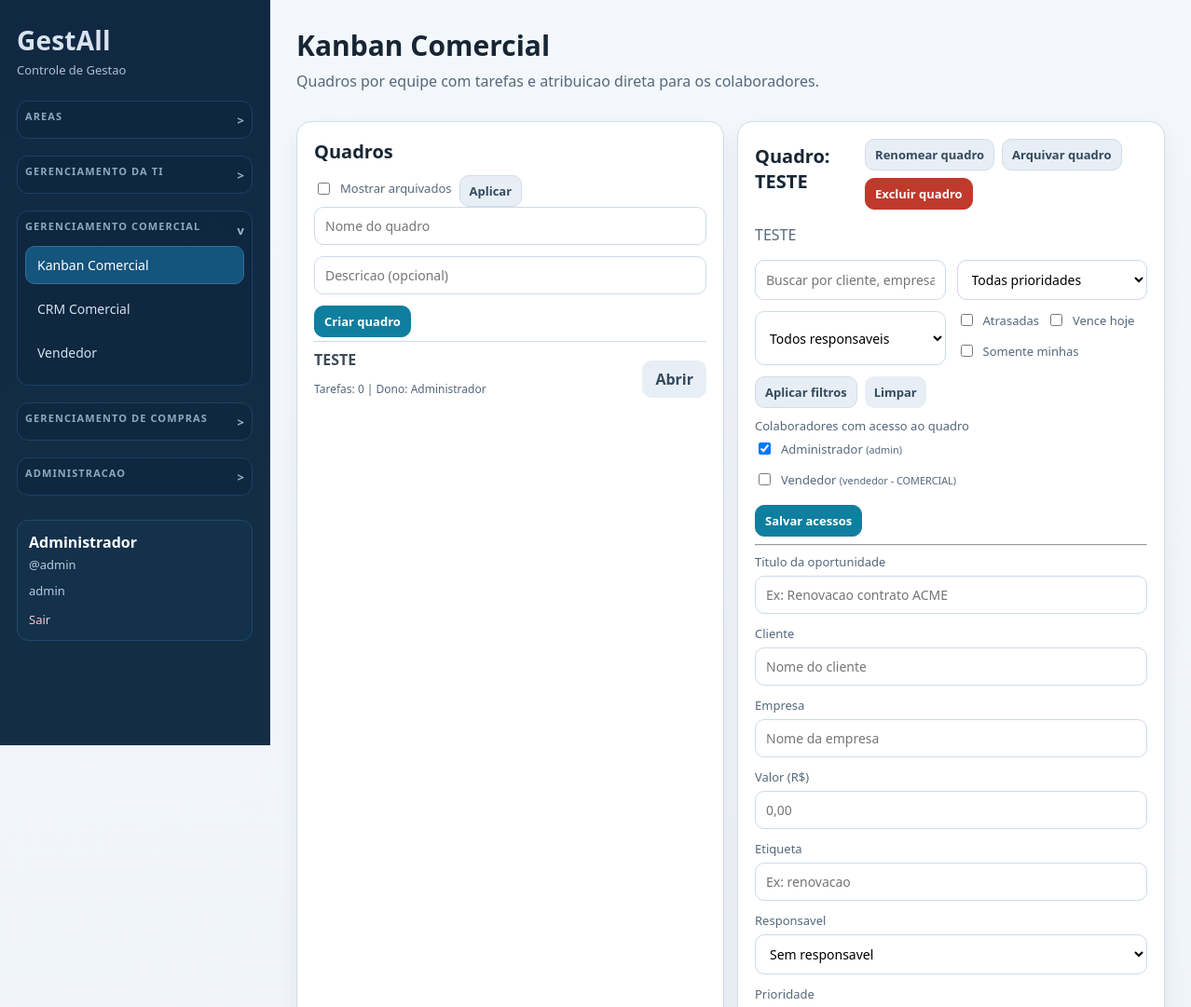
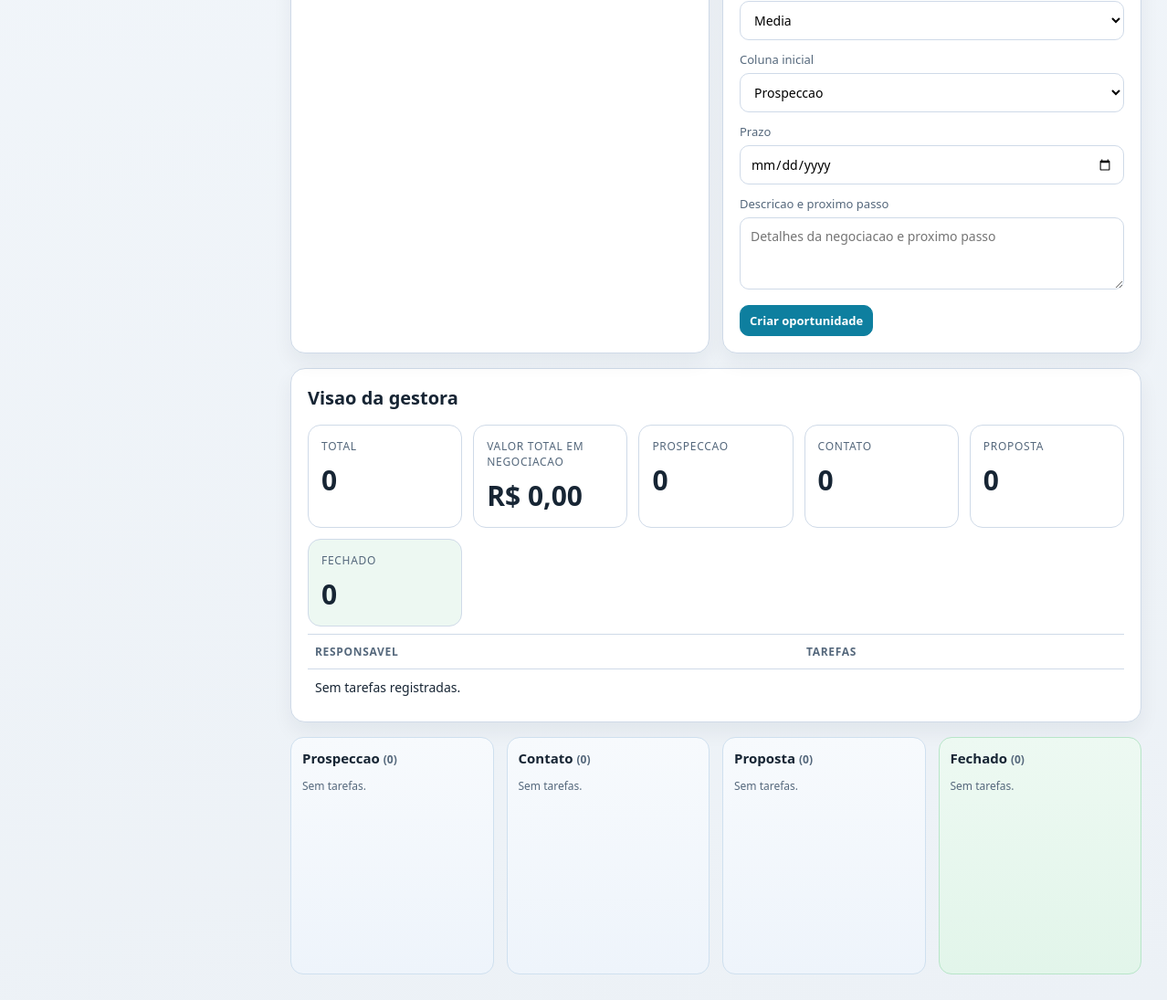
Page /index.php?r=commercial.kanban (signed in) on the committed database (2 pictures, top to bottom).
### tables this page shows
CREATE TABLE commercial_boards (
                id INTEGER PRIMARY KEY AUTOINCREMENT,
                name TEXT NOT NULL,
                description TEXT,
                owner_user_id INTEGER NOT NULL,
                created_at TEXT NOT NULL DEFAULT CURRENT_TIMESTAMP,
                updated_at TEXT, is_archived INTEGER NOT NULL DEFAULT 0, archived_at TEXT, stage_name_todo TEXT, stage_name_doing TEXT, stage_name_review TEXT, stage_name_done TEXT,
                FOREIGN KEY (owner_user_id) REFERENCES users(id) ON DELETE CASCADE
            );

CREATE TABLE users (
                id INTEGER PRIMARY KEY AUTOINCREMENT,
                username TEXT NOT NULL UNIQUE,
                password_hash TEXT NOT NULL,
                name TEXT NOT NULL,
                created_at TEXT NOT NULL DEFAULT CURRENT_TIMESTAMP
            , role TEXT NOT NULL DEFAULT 'admin', department_id INTEGER, staff_id INTEGER, is_seller INTEGER NOT NULL DEFAULT 0);

CREATE TABLE departments (
                id INTEGER PRIMARY KEY AUTOINCREMENT,
                name TEXT NOT NULL UNIQUE,
                created_at TEXT NOT NULL DEFAULT CURRENT_TIMESTAMP
            );

### app/Views/commercial/kanban.php (the view, shortened to what the rows shown need)
<?php
$statusLabels = $stageLabels ?? [
    'todo' => 'Prospeccao',
    'doing' => 'Contato',
    'review' => 'Proposta',
    'done' => 'Fechado',
];
$q = (string) ($filters['query'] ?? '');
$onlyOverdue = (int) ($filters['only_overdue'] ?? 0) === 1;
$dueToday = (int) ($filters['due_today'] ?? 0) === 1;
$onlyMine = (int) ($filters['only_mine'] ?? 0) === 1;
?>
<section class="page-head">
    <h1>Kanban Comercial</h1>
</section>
<section class="card-grid">
    <article class="card">
        <h2>Quadros</h2>
        <ul class="simple-list stack-list">
            <?php foreach ($boards as $board): ?>
                <li class="stack-item">
                    <div>
                        <strong><?= htmlspecialchars((string) $board['name']) ?></strong>
                        <p class="muted small">
                            Tarefas: <?= (int) ($board['total_tasks'] ?? 0) ?> | Dono: <?= htmlspecialchars((string) ($board['owner_name'] ?? '')) ?>
                        </p>
                    </div>
                    <a class="btn btn-muted" href="index.php?r=commercial.kanban&board=<?= (int) $board['id'] ?><?= !empty($showArchived) ? '&show_archived=1' : '' ?>">Abrir</a>
                </li>
            <?php endforeach; ?>
        </ul>
    </article>
    <?php if ($selectedBoard): ?>
        <article class="card">
            <div class="kanban-head">
                <h2>Quadro: <?= htmlspecialchars((string) $selectedBoard['name']) ?></h2>
                <?php if ($canManage): ?>
                    <div class="actions-inline">
                        <button type="button" class="btn btn-muted" data-toggle-target="editBoardBox">Renomear quadro</button>
                        <?php if ((int) ($selectedBoard['is_archived'] ?? 0) === 1): ?>
                            <form method="post" action="index.php?r=commercial.kanban.board.unarchive">
                                <input type="hidden" name="board_id" value="<?= (int) $selectedBoard['id'] ?>">
                                <button type="submit">Reativar quadro</button>
                            </form>
                        <?php else: ?>
                            <form method="post" action="index.php?r=commercial.kanban.board.archive" onsubmit="return confirm('Arquivar este quadro?');">
                                <button type="submit" class="btn btn-muted">Arquivar quadro</button>
                            </form>
                        <?php endif; ?>
                        <form method="post" action="index.php?r=commercial.kanban.board.delete" onsubmit="return confirm('Excluir quadro e todas as tarefas?');">
                            <button type="submit" class="btn-danger">Excluir quadro</button>
                        </form>
                    </div>
                <?php endif; ?>
            </div>
            <?php if (!empty($selectedBoard['description'])): ?>
                <p class="muted"><?= htmlspecialchars((string) $selectedBoard['description']) ?></p>
            <?php endif; ?>
            <?php if ((int) ($selectedBoard['is_archived'] ?? 0) === 0): ?>
                <form method="get" action="index.php" class="form-grid four compact-form">
                    <input type="text" name="q" value="<?= htmlspecialchars($q) ?>" placeholder="Buscar por cliente, empresa, tag ou tarefa">
                    <select name="priority_filter">
                        <option value="">Todas prioridades</option>
                    </select>
                    <select name="assignee_user_id">
                        <option value="">Todos responsaveis</option>
                    </select>
                    <div class="actions-inline">
                        <label class="permission-item"><input type="checkbox" name="only_overdue" value="1" <?= $onlyOverdue ? 'checked' : '' ?>><span>Atrasadas</span></label>
                        <label class="permission-item"><input type="checkbox" name="due_today" value="1" <?= $dueToday ? 'checked' : '' ?>><span>Vence hoje</span></label>
                        <label class="permission-item"><input type="checkbox" name="only_mine" value="1" <?= $onlyMine ? 'checked' : '' ?>><span>Somente minhas</span></label>
                    </div>
                    <div class="actions-inline full">
                        <button type="submit" class="btn btn-muted">Aplicar filtros</button>
                        <a class="btn btn-muted" href="index.php?r=commercial.kanban&board=<?= (int) $selectedBoard['id'] ?><?= !empty($showArchived) ? '&show_archived=1' : '' ?>">Limpar</a>
                    </div>
                </form>
            <?php endif; ?>
            <?php if ($canManage && (int) ($selectedBoard['is_archived'] ?? 0) === 0): ?>
                <form method="post" action="index.php?r=commercial.kanban.members.update" class="form-grid two">
                    <div class="full">
                        <label>Colaboradores com acesso ao quadro</label>
                        <div class="permission-grid">
                            <?php
                                $memberIds = array_map(static fn(array $m): int => (int) $m['id'], $members);
                            ?>
                            <?php foreach ($users as $userRow): ?>
                                <label class="permission-item">
                                    <input
                                        type="checkbox"
                                        name="member_user_ids[]"
                                        value="<?= (int) $userRow['id'] ?>"
                                        <?= in_array((int) $userRow['id'], $memberIds, true) ? 'checked' : '' ?>
                                    >
                                    <span>
                                        <?= htmlspecialchars((string) $userRow['name']) ?>
                                        <small class="muted">(<?= htmlspecialchars((string) $userRow['username']) ?><?= !empty($userRow['department_name']) ? ' - ' . htmlspecialchars((string) $userRow['department_name']) : '' ?>)</small>
                                    </span>
                                </label>
                            <?php endforeach; ?>
                        </div>
                    </div>
                    <div class="actions-inline full">
                        <button type="submit">Salvar acessos</button>
                    </div>
                </form>
                <hr>
                <form method="post" action="index.php?r=commercial.kanban.task.store" class="form-grid three">
                    <div>
                        <label>Titulo da oportunidade</label>
                        <input type="text" name="title" placeholder="Ex: Renovacao contrato ACME" required>
                    </div>
                    <div>
                        <label>Cliente</label>
                        <input type="text" name="customer_name" placeholder="Nome do cliente">
                    </div>
                    <div>
                        <label>Empresa</label>
                        <input type="text" name="company_name" placeholder="Nome da empresa">
                    </div>
                    <div>
                        <label>Valor (R$)</label>
                        <input type="text" name="deal_value" placeholder="0,00">
                    </div>
                    <div>
                        <label>Etiqueta</label>
                        <input type="text" name="tag_name" placeholder="Ex: renovacao">
                    </div>
                    <div>
                        <label>Responsavel</label>
                        <select name="assignee_user_id">
                            <option value="">Sem responsavel</option>
                        </select>
                    </div>
                    <div>
                        <label>Prioridade</label>
                        <select name="priority">
                            <option value="media" selected>Media</option>
                        </select>
                    </div>
                    <div>
                        <label>Coluna inicial</label>
                        <select name="status">
                            <?php foreach ($statuses as $status): ?>
                                <option value="<?= htmlspecialchars((string) $status) ?>">
                                    <?= htmlspecialchars((string) ($statusLabels[$status] ?? (string) $status)) ?>
                                </option>
                            <?php endforeach; ?>
                        </select>
                    </div>
                    <div>
                        <label>Prazo</label>
                        <input type="date" name="due_date">
                    </div>
                    <div class="full">
                        <label>Descricao e proximo passo</label>
                        <textarea name="description" rows="3" placeholder="Detalhes da negociacao e proximo passo"></textarea>
                    </div>
                    <div class="actions-inline full">
                        <button type="submit">Criar oportunidade</button>
                    </div>
                </form>
            <?php elseif ((int) ($selectedBoard['is_archived'] ?? 0) === 1): ?>
                <p class="muted">Quadro arquivado. Reative para editar membros e tarefas.</p>
            <?php else: ?>
                <p class="muted">Voce visualiza apenas tarefas atribuidas para seu usuario.</p>
            <?php endif; ?>
        </article>
    <?php endif; ?>
</section>
<?php if ($selectedBoard): ?>
    <?php if ($canManage && $managerSummary): ?>
        <section class="card">
            <h2>Visao da gestora</h2>
            <div class="table-wrap">
                <table>
                    <thead>
                        <tr>
                            <th>Responsavel</th>
                            <th>Tarefas</th>
                        </tr>
                    </thead>
                </table>
            </div>
        </section>
    <?php endif; ?>
<?php endif; ?>

### rows in the picture
commercial_boards: name "TESTE", total_tasks "0", owner_name "Administrador", description "TESTE"
users: id "☑"
users: name "Vendedor", username "vendedor", department.name "COMERCIAL"

### other values in the picture
$user['name'] "Administrador"
$user['username'] "admin"
$user['role'] "admin"
$userRow['name'] "Administrador"
$userRow['username'] "admin"
$managerSummary['total'] "0"
$managerSummary['total_value'] "0,00"
$statusLabels['todo'] "PROSPECCAO"
$managerSummary['by_status']['todo'] "0"
$statusLabels['doing'] "CONTATO"
$managerSummary['by_status']['doing'] "0"
$statusLabels['review'] "PROPOSTA"
$managerSummary['by_status']['review'] "0"
$statusLabels['done'] "FECHADO"
$managerSummary['by_status']['done'] "0"
